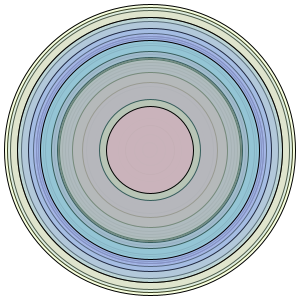
Frame 1 (no input)
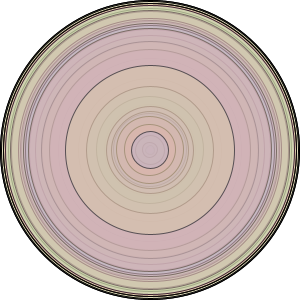
Frame 60 (the mouse pressed at the canvas centre just before this capture)
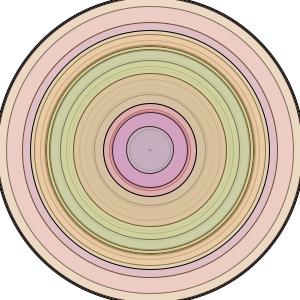
Frame 120 (the mouse held since frame 60 and released just before this capture)

The Processing sketch that drew these frames (run headless with seeded random() and noise(); from frame 60 on, the mouse is pressed at the canvas centre):

// Processing sketch: processing_39753
// ── processing_39753.pde

//An array of growing circles

int num = 50; //number of circles

//array
float[] x= new float[num]; //x value
float[] y= new float[num]; //y value
float[] a= new float[num]; //rate of growth
color[] c= new color[num]; //color

void setup() {
  size(300, 300);
  colorMode(HSB, 100);
  smooth();

  for (int i=0; i< num;i++) {
    x[i] = random(width);
    y[i] = i* (height/num);
    a[i] = random(1, 4);
    c[i] = color(int(random(100)), 50, 100, 25);
  }
}

void draw() {
  background(100);

  for (int i=0; i< num; i++) {

    stroke(0);
    fill(c[i]);
    ellipse(width/2, height/2, x[i], x[i]);


    x[i]=x[i]+ a[i];
    if (x[i]> width+10) {
      x[i] = -100;
    }
  }
}
